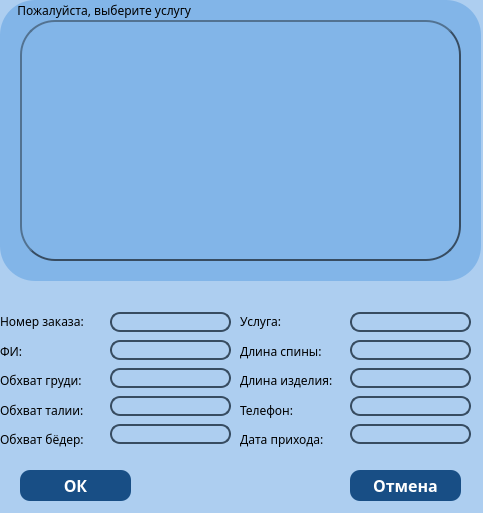
<?xml version="1.0" encoding="UTF-8"?>
<ui version="4.0">
 <class>Dialog</class>
 <widget class="QDialog" name="Dialog">
  <property name="geometry">
   <rect>
    <x>0</x>
    <y>0</y>
    <width>483</width>
    <height>513</height>
   </rect>
  </property>
  <property name="windowTitle">
   <string>Dialog</string>
  </property>
  <property name="whatsThis">
   <string/>
  </property>
  <property name="styleSheet">
   <string notr="true">background-color: #adcef0</string>
  </property>
  <widget class="QGroupBox" name="groupChoose">
   <property name="geometry">
    <rect>
     <x>0</x>
     <y>0</y>
     <width>481</width>
     <height>281</height>
    </rect>
   </property>
   <property name="font">
    <font>
     <family>Montserrat Light</family>
    </font>
   </property>
   <property name="styleSheet">
    <string notr="true">border: 2px solid #555;
border-radius: 35px;
border-style: outset;
background-color: #82b5e8;
border: none;
</string>
   </property>
   <property name="title">
    <string>     Пожалуйста, выберите услугу</string>
   </property>
   <widget class="QTableView" name="list_of_services">
    <property name="geometry">
     <rect>
      <x>20</x>
      <y>20</y>
      <width>441</width>
      <height>241</height>
     </rect>
    </property>
    <property name="font">
     <font>
      <family>Montserrat Light</family>
      <pointsize>9</pointsize>
     </font>
    </property>
    <property name="styleSheet">
     <string notr="true">border: 2px solid #555;
border-radius: 35px;
border-style: outset;
border-color: #374c61;</string>
    </property>
    <attribute name="horizontalHeaderMinimumSectionSize">
     <number>218</number>
    </attribute>
    <attribute name="horizontalHeaderDefaultSectionSize">
     <number>218</number>
    </attribute>
    <attribute name="horizontalHeaderHighlightSections">
     <bool>false</bool>
    </attribute>
    <attribute name="verticalHeaderVisible">
     <bool>false</bool>
    </attribute>
    <attribute name="verticalHeaderHighlightSections">
     <bool>false</bool>
    </attribute>
    <attribute name="verticalHeaderShowSortIndicator" stdset="0">
     <bool>true</bool>
    </attribute>
   </widget>
  </widget>
  <widget class="QPushButton" name="ordBtnOK">
   <property name="geometry">
    <rect>
     <x>20</x>
     <y>470</y>
     <width>111</width>
     <height>31</height>
    </rect>
   </property>
   <property name="font">
    <font>
     <family>Montserrat</family>
     <pointsize>12</pointsize>
     <weight>75</weight>
     <bold>true</bold>
    </font>
   </property>
   <property name="styleSheet">
    <string notr="true">background-color: #184e85;
color: white;
border: 2px solid #555;
border-radius: 10px;
border: none;</string>
   </property>
   <property name="text">
    <string>ОК</string>
   </property>
  </widget>
  <widget class="QPushButton" name="ordBtnCancel">
   <property name="geometry">
    <rect>
     <x>350</x>
     <y>470</y>
     <width>111</width>
     <height>31</height>
    </rect>
   </property>
   <property name="font">
    <font>
     <family>Montserrat</family>
     <pointsize>12</pointsize>
     <weight>75</weight>
     <bold>true</bold>
    </font>
   </property>
   <property name="styleSheet">
    <string notr="true">background-color: #184e85;
color: white;
border: 2px solid #555;
border-radius: 10px;
border: none;</string>
   </property>
   <property name="text">
    <string>Отмена</string>
   </property>
  </widget>
  <widget class="QWidget" name="verticalLayoutWidget_2">
   <property name="geometry">
    <rect>
     <x>110</x>
     <y>310</y>
     <width>121</width>
     <height>136</height>
    </rect>
   </property>
   <layout class="QVBoxLayout" name="verticalLayout_2">
    <item>
     <widget class="QLineEdit" name="lineID">
      <property name="styleSheet">
       <string notr="true">border: 2px solid #555;
border-radius: 10px;
border-style: solid;
border-color: #374c61;</string>
      </property>
     </widget>
    </item>
    <item>
     <widget class="QLineEdit" name="lineFIO">
      <property name="styleSheet">
       <string notr="true">border: 2px solid #555;
border-radius: 10px;
border-style: solid;
border-color: #374c61;</string>
      </property>
     </widget>
    </item>
    <item>
     <widget class="QLineEdit" name="lineChest">
      <property name="styleSheet">
       <string notr="true">border: 2px solid #555;
border-radius: 10px;
border-style: solid;
border-color: #374c61;</string>
      </property>
     </widget>
    </item>
    <item>
     <widget class="QLineEdit" name="lineWaist">
      <property name="styleSheet">
       <string notr="true">border: 2px solid #555;
border-radius: 10px;
border-style: solid;
border-color: #374c61;</string>
      </property>
     </widget>
    </item>
    <item>
     <widget class="QLineEdit" name="lineHip">
      <property name="styleSheet">
       <string notr="true">border: 2px solid #555;
border-radius: 10px;
border-style: solid;
border-color: #374c61;</string>
      </property>
     </widget>
    </item>
   </layout>
  </widget>
  <widget class="QWidget" name="verticalLayoutWidget">
   <property name="geometry">
    <rect>
     <x>0</x>
     <y>310</y>
     <width>101</width>
     <height>141</height>
    </rect>
   </property>
   <layout class="QVBoxLayout" name="layoutFOOO">
    <item>
     <widget class="QLabel" name="ch_service_2">
      <property name="font">
       <font>
        <family>Montserrat Light</family>
       </font>
      </property>
      <property name="text">
       <string>Номер заказа:</string>
      </property>
     </widget>
    </item>
    <item>
     <widget class="QLabel" name="label">
      <property name="font">
       <font>
        <family>Montserrat Light</family>
       </font>
      </property>
      <property name="text">
       <string>ФИ:</string>
      </property>
     </widget>
    </item>
    <item>
     <widget class="QLabel" name="label_2">
      <property name="font">
       <font>
        <family>Montserrat Light</family>
       </font>
      </property>
      <property name="text">
       <string>Обхват груди:</string>
      </property>
     </widget>
    </item>
    <item>
     <widget class="QLabel" name="label_3">
      <property name="font">
       <font>
        <family>Montserrat Light</family>
       </font>
      </property>
      <property name="text">
       <string>Обхват талии:</string>
      </property>
     </widget>
    </item>
    <item>
     <widget class="QLabel" name="label_4">
      <property name="font">
       <font>
        <family>Montserrat Light</family>
       </font>
      </property>
      <property name="text">
       <string>Обхват бёдер:</string>
      </property>
     </widget>
    </item>
   </layout>
  </widget>
  <widget class="QWidget" name="verticalLayoutWidget_3">
   <property name="geometry">
    <rect>
     <x>240</x>
     <y>310</y>
     <width>119</width>
     <height>141</height>
    </rect>
   </property>
   <layout class="QVBoxLayout" name="layoutDDTD">
    <item>
     <widget class="QLabel" name="ch_service">
      <property name="font">
       <font>
        <family>Montserrat Light</family>
       </font>
      </property>
      <property name="text">
       <string>Услуга:</string>
      </property>
     </widget>
    </item>
    <item>
     <widget class="QLabel" name="label_7">
      <property name="font">
       <font>
        <family>Montserrat Light</family>
       </font>
      </property>
      <property name="text">
       <string>Длина спины:</string>
      </property>
     </widget>
    </item>
    <item>
     <widget class="QLabel" name="label_5">
      <property name="font">
       <font>
        <family>Montserrat Light</family>
       </font>
      </property>
      <property name="text">
       <string>Длина изделия:</string>
      </property>
     </widget>
    </item>
    <item>
     <widget class="QLabel" name="label_8">
      <property name="font">
       <font>
        <family>Montserrat Light</family>
       </font>
      </property>
      <property name="text">
       <string>Телефон:</string>
      </property>
     </widget>
    </item>
    <item>
     <widget class="QLabel" name="label_9">
      <property name="font">
       <font>
        <family>Montserrat Light</family>
       </font>
      </property>
      <property name="text">
       <string>Дата прихода:</string>
      </property>
     </widget>
    </item>
   </layout>
  </widget>
  <widget class="QWidget" name="verticalLayoutWidget_4">
   <property name="geometry">
    <rect>
     <x>350</x>
     <y>310</y>
     <width>121</width>
     <height>136</height>
    </rect>
   </property>
   <layout class="QVBoxLayout" name="verticalLayout_4">
    <item>
     <widget class="QLineEdit" name="lineService">
      <property name="styleSheet">
       <string notr="true">border: 2px solid #555;
border-radius: 10px;
border-style: solid;
border-color: #374c61;</string>
      </property>
     </widget>
    </item>
    <item>
     <widget class="QLineEdit" name="lineSpine">
      <property name="styleSheet">
       <string notr="true">border: 2px solid #555;
border-radius: 10px;
border-style: solid;
border-color: #374c61;</string>
      </property>
     </widget>
    </item>
    <item>
     <widget class="QLineEdit" name="lineThing">
      <property name="styleSheet">
       <string notr="true">border: 2px solid #555;
border-radius: 10px;
border-style: solid;
border-color: #374c61;</string>
      </property>
      <property name="text">
       <string/>
      </property>
     </widget>
    </item>
    <item>
     <widget class="QLineEdit" name="lineNumber">
      <property name="styleSheet">
       <string notr="true">border: 2px solid #555;
border-radius: 10px;
border-style: solid;
border-color: #374c61;</string>
      </property>
     </widget>
    </item>
    <item>
     <widget class="QLineEdit" name="lineDate">
      <property name="styleSheet">
       <string notr="true">border: 2px solid #555;
border-radius: 10px;
border-style: solid;
border-color: #374c61;</string>
      </property>
     </widget>
    </item>
   </layout>
  </widget>
 </widget>
 <resources/>
 <connections/>
</ui>
